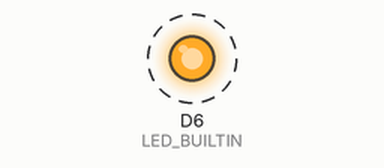
Recording of a sketch running on a simulated Arduino MKR. Parts: output pins drawn as LEDs (lit = HIGH). Dashed ring = blinking. The local clock reads 2024-03-15 10:24:30 at power-on unless the sketch sets it.

Above: at 5.2 s.
Timing chart, 0 to 8.0 s (numbered marks = the images above):
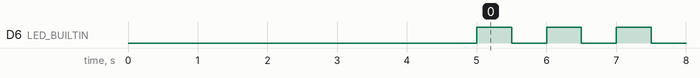

The sketch:

deepsleep.ino
```cpp
#include <RTCZero.h>

RTCZero rtc;

void setup() {
  pinMode(LED_BUILTIN, OUTPUT);
  delay(5000);
  rtc.begin();
  rtc.setTime(0, 0, 0);
  rtc.setDate(1, 1, 2020);
  rtc.setAlarmTime(0, 0, 10);
  rtc.enableAlarm(rtc.MATCH_HHMMSS);
  rtc.attachInterrupt(turnOn);
  rtc.standbyMode();
}

void loop() {
  digitalWrite(LED_BUILTIN, HIGH);
  delay(500);
  digitalWrite(LED_BUILTIN, LOW);
  delay(500);
}

void turnOn() {
  for (int i = 0; i < 10; i++) {
    digitalWrite(LED_BUILTIN, HIGH);
    delay(50);
    digitalWrite(LED_BUILTIN, LOW);
    delay(50);
  }
}
```

Measured:
- by itself, D6 (LED_BUILTIN): alternates HIGH for 0.50 s and LOW for 0.50 s
